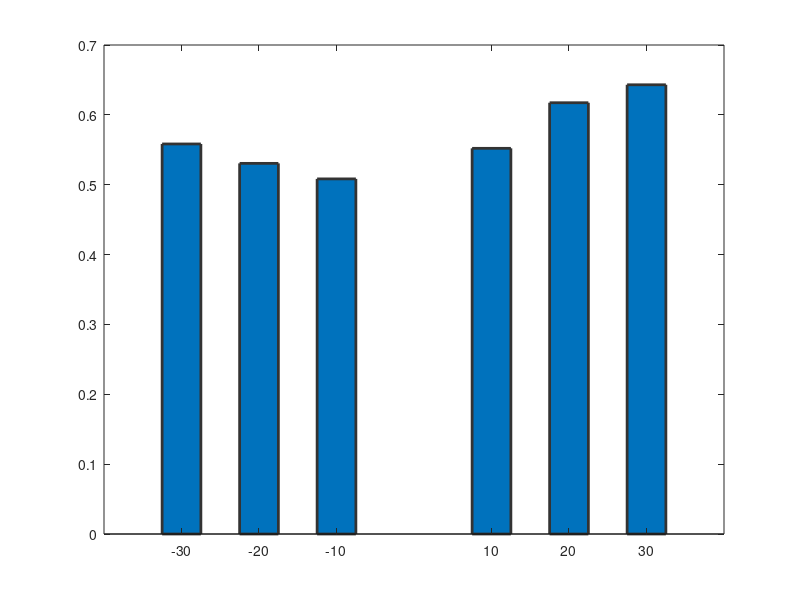

MATLAB code for this plot: (Note: this script raises an error after producing the figure.)
load('EXP3.mat')
graycolor = [0.2 0.2 0.2];
uniqsub = unique(data.subjects);
uniqcon = unique(data.condition).';
nsub = length(uniqsub);
ncond = length(uniqcon);

perf = nan(nsub,ncond);
for isub = 1:nsub
    for icond = 1:ncond
        idx = (data.subjects==uniqsub(isub)) & (data.condition==uniqcon(icond));
        perf(isub,icond) = mean(data.correct(idx));
    end
end

mPerf = mean(perf);
sPerf = std(perf)/sqrt(nsub);

figure();
xlim([-10 10]);
b = bar(uniqcon,mPerf,'barWidth',0.5,'LineWidth',2,'EdgeColor',graycolor,'FaceAlpha',0.6,'FaceColor',graycolor);  
hold on 
errorbar(uniqcon,mPerf,sPerf,sPerf,'.','LineWidth',2,'Color',graycolor);
plot(get(gca,'Xlim'),[0.5 0.5],'--','LineWidth',1.2,'Color',graycolor);
plot([0,0],[0.3,0.7],'-','LineWidth',2,'Color',graycolor);
ylim([0.3,0.7]);
xlabel('Foil distance from Target (deg)');
ylabel('Accuracy');
set(gca,'XTick',uniqcon,'XTickLabel',uniqcon,'linewidth',3,'FontName','Helvectica','FontSize',12,'box','on')
title('Figure3b')
